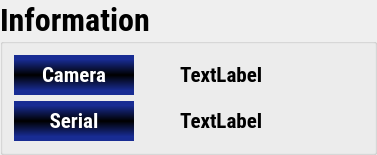
             <widget class="QGroupBox" name="groupBox_8">
              <property name="maximumSize">
               <size>
                <width>16777215</width>
                <height>200</height>
               </size>
              </property>
              <property name="font">
               <font>
                <family>Roboto Condensed</family>
                <pointsize>24</pointsize>
                <weight>75</weight>
                <bold>true</bold>
               </font>
              </property>
              <property name="styleSheet">
               <string notr="true"/>
              </property>
              <property name="title">
               <string>Information</string>
              </property>
              <layout class="QHBoxLayout" name="horizontalLayout">
               <item>
                <layout class="QGridLayout" name="gridLayout_3">
                 <item row="0" column="0">
                  <widget class="QLabel" name="label_8">
                   <property name="minimumSize">
                    <size>
                     <width>120</width>
                     <height>40</height>
                    </size>
                   </property>
                   <property name="maximumSize">
                    <size>
                     <width>120</width>
                     <height>40</height>
                    </size>
                   </property>
                   <property name="font">
                    <font>
                     <family>Roboto Condensed</family>
                     <pointsize>16</pointsize>
                     <weight>75</weight>
                     <bold>true</bold>
                    </font>
                   </property>
                   <property name="styleSheet">
                    <string notr="true">color: rgb(255, 255, 255);
background-color: qlineargradient(spread:reflect, x1:0.5, y1:0, x2:0.5, y2:0.5, stop:0.226316 rgba(24, 44, 147, 255), stop:1 rgba(0, 0, 0, 255));</string>
                   </property>
                   <property name="text">
                    <string>Camera</string>
                   </property>
                   <property name="alignment">
                    <set>Qt::AlignCenter</set>
                   </property>
                  </widget>
                 </item>
                 <item row="1" column="0">
                  <widget class="QLabel" name="label_9">
                   <property name="minimumSize">
                    <size>
                     <width>120</width>
                     <height>40</height>
                    </size>
                   </property>
                   <property name="maximumSize">
                    <size>
                     <width>120</width>
                     <height>40</height>
                    </size>
                   </property>
                   <property name="font">
                    <font>
                     <family>Roboto Condensed</family>
                     <pointsize>16</pointsize>
                     <weight>75</weight>
                     <bold>true</bold>
                    </font>
                   </property>
                   <property name="layoutDirection">
                    <enum>Qt::LeftToRight</enum>
                   </property>
                   <property name="styleSheet">
                    <string notr="true">color: rgb(255, 255, 255);
background-color: qlineargradient(spread:reflect, x1:0.5, y1:0, x2:0.5, y2:0.5, stop:0.226316 rgba(24, 44, 147, 255), stop:1 rgba(0, 0, 0, 255));</string>
                   </property>
                   <property name="text">
                    <string>Serial</string>
                   </property>
                   <property name="alignment">
                    <set>Qt::AlignCenter</set>
                   </property>
                  </widget>
                 </item>
                 <item row="0" column="1">
                  <spacer name="horizontalSpacer_11">
                   <property name="orientation">
                    <enum>Qt::Horizontal</enum>
                   </property>
                   <property name="sizeType">
                    <enum>QSizePolicy::Fixed</enum>
                   </property>
                   <property name="sizeHint" stdset="0">
                    <size>
                     <width>40</width>
                     <height>20</height>
                    </size>
                   </property>
                  </spacer>
                 </item>
                </layout>
               </item>
               <item>
                <layout class="QVBoxLayout" name="verticalLayout_4">
                 <item>
                  <widget class="QLabel" name="infoCamName">
                   <property name="font">
                    <font>
                     <family>Roboto Condensed</family>
                     <pointsize>16</pointsize>
                     <weight>75</weight>
                     <bold>true</bold>
                    </font>
                   </property>
                   <property name="styleSheet">
                    <string notr="true">color: rgb(0, 0, 0);</string>
                   </property>
                   <property name="text">
                    <string>TextLabel</string>
                   </property>
                  </widget>
                 </item>
                 <item>
                  <widget class="QLabel" name="infoCamSerial">
                   <property name="font">
                    <font>
                     <family>Roboto Condensed</family>
                     <pointsize>16</pointsize>
                     <weight>75</weight>
                     <bold>true</bold>
                    </font>
                   </property>
                   <property name="styleSheet">
                    <string notr="true">color: rgb(0, 0, 0);</string>
                   </property>
                   <property name="text">
                    <string>TextLabel</string>
                   </property>
                  </widget>
                 </item>
                </layout>
               </item>
               <item>
                <spacer name="horizontalSpacer_12">
                 <property name="orientation">
                  <enum>Qt::Horizontal</enum>
                 </property>
                 <property name="sizeType">
                  <enum>QSizePolicy::Fixed</enum>
                 </property>
                 <property name="sizeHint" stdset="0">
                  <size>
                   <width>100</width>
                   <height>20</height>
                  </size>
                 </property>
                </spacer>
               </item>
              </layout>
             </widget>
